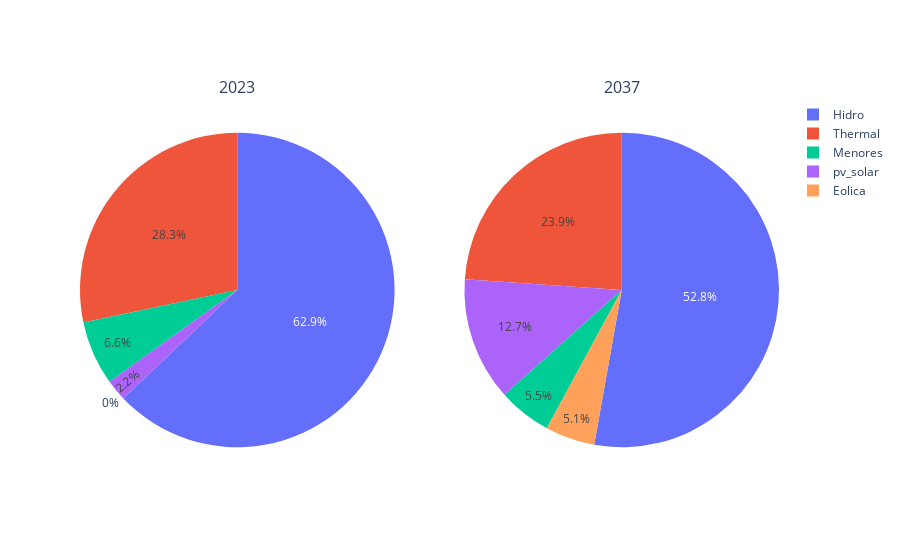

Notebook cell for this chart:
### Code cell
import pandas as pd
esc_cap_2023 = pd.read_csv(cap_2023)
esc_cap_2037 = pd.read_csv(cap_2023)

sce.installed_capacity(esc_cap_2023, esc_cap_2037)

### Figure 1 — Plotly figure (JSON) as saved in the notebook; plotly's stock layout.template omitted (floating-point values rounded to 4 significant figures)
{"data": [{"domain": {"x": [0, 0.45], "y": [0, 1]}, "hovertemplate": "gen_tech=%{label}<br>BuildGen=%{value}<extra></extra>", "labels": ["Eolica", "Hidro", "Menores", "Thermal", "pv_solar"], "legendgroup": "", "name": "", "showlegend": true, "type": "pie", "values": [0, 62.9, 6.6, 28.3, 2.2]}, {"domain": {"x": [0.55, 1], "y": [0, 1]}, "hovertemplate": "gen_tech=%{label}<br>BuildGen=%{value}<extra></extra>", "labels": ["Eolica", "Hidro", "Menores", "Thermal", "pv_solar"], "legendgroup": "", "name": "", "showlegend": false, "type": "pie", "values": [5.1, 52.8, 5.5, 23.9, 12.7]}], "layout": {"annotations": [{"font": {"size": 16}, "showarrow": false, "text": "2023", "x": 0.225, "xanchor": "center", "xref": "paper", "y": 1, "yanchor": "bottom", "yref": "paper"}, {"font": {"size": 16}, "showarrow": false, "text": "2037", "x": 0.775, "xanchor": "center", "xref": "paper", "y": 1, "yanchor": "bottom", "yref": "paper"}]}}
